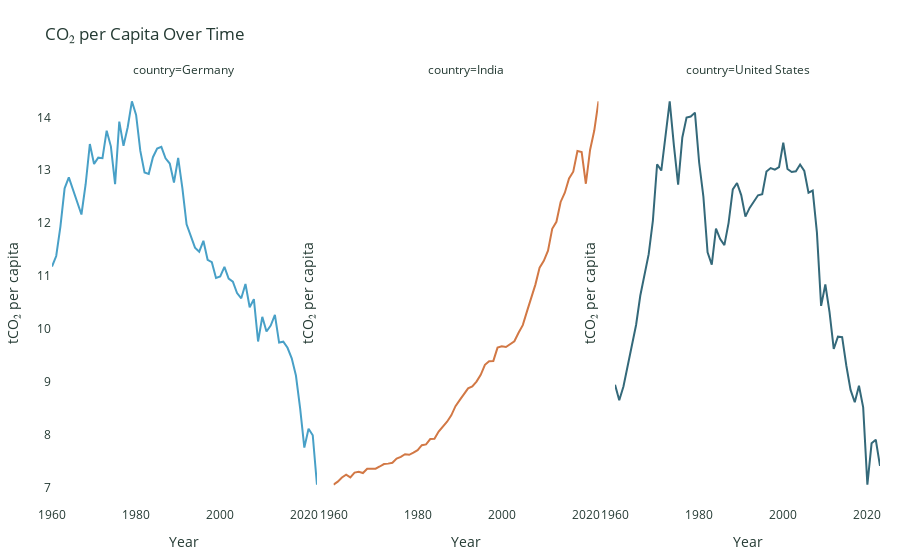
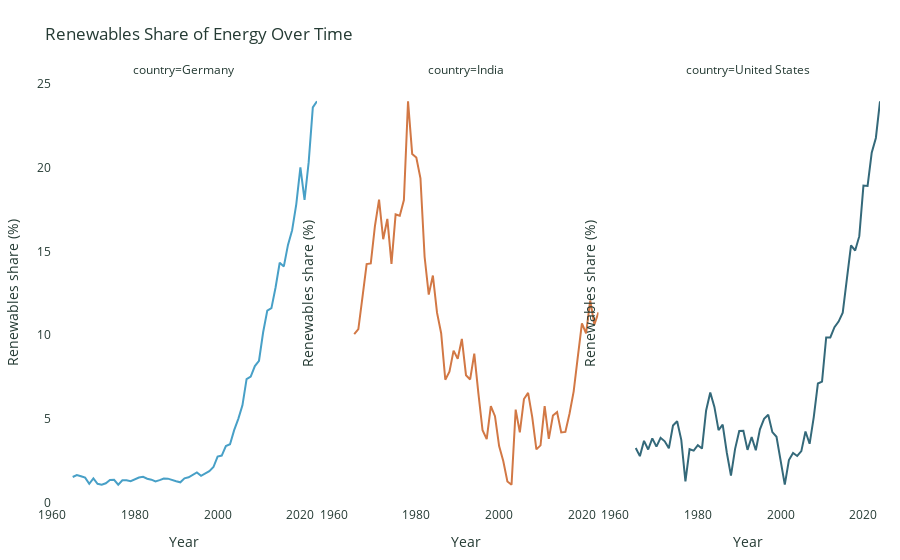

Source (notebook cell) for these figures, in order:
### Markdown cell above
## Step 2b — Coverage Check (Consistency with Global Reports)

Before continuing with overshoot driver analysis, we checked **how representative our dataset is**.  
Although only ~38% of countries have complete data on renewables, fossil share, and CO₂ per capita, these countries represent:

-  **79% of world population**  
- **97% of global CO₂ emissions**  

This is a crucial finding. It means that **our analysis remains representative of the carbon problem**, even though small states and data-poor countries are excluded.  

### Why This Is Standard Practice
Our approach is consistent with leading international reports:  

- **Global Carbon Project (GCP)**: Focuses on countries with reliable CO₂ data, often excluding small territories and those with incomplete reporting. Coverage is always expressed as “% of global emissions” rather than “% of countries.”  
- **IEA Global Energy Review**: Publishes results only for major emitters (~95% of global energy demand), acknowledging that smaller countries are left out.  
- **Carbon Brief / Climate Action Tracker**: Emphasize representativeness by population and emissions, not full country count.  

### Interpretation
- Our dataset is **robust for global trends** because it includes nearly all the world’s emissions.  
- However, results are **less reliable for very small states**, many of which lack consistent reporting.  
- This limitation itself is an important insight: *the world urgently needs better reporting systems for vulnerable and small states*.  
 **Takeaway:** Like the GCP and IEA, we focus on the ~40% of countries that account for ~97% of emissions. This ensures our analysis is comparable to established research.

### Code cell
import pandas as pd
import plotly.express as px

# --- Your palette (reuse your map colors) ---
TEXT   = "#253B34"
COLORS3 = {
    "United States": "#34697A",  # USA
    "Germany":       "#48A0C7",  # DEU
    "India":         "#D27845",  # IND
}

# --- Load minimal columns from OWID sources (read headers once) ---
co2_header    = pd.read_csv(FILES["owid_co2"], nrows=0).columns
energy_header = pd.read_csv(FILES["owid_energy"], nrows=0).columns

co2_cols    = [c for c in ["iso_code","country","year","co2_per_capita"] if c in co2_header]
energy_cols = [c for c in ["iso_code","country","year","renewables_share_energy"] if c in energy_header]

co2    = pd.read_csv(FILES["owid_co2"], usecols=co2_cols)
energy = pd.read_csv(FILES["owid_energy"], usecols=energy_cols)

# Keep ISO3 only (no OWID aggregates)
co2    = co2[co2["iso_code"].astype(str).str.len()==3].copy()
energy = energy[energy["iso_code"].astype(str).str.len()==3].copy()

# --- Pick countries (use ISO codes to be robust) ---
pick = {"USA":"United States", "DEU":"Germany", "IND":"India"}

co2    = co2[co2["iso_code"].isin(pick.keys())].copy()
energy = energy[energy["iso_code"].isin(pick.keys())].copy()

# Ensure numeric & sensible year window
for t in (co2, energy):
    t["year"] = pd.to_numeric(t["year"], errors="coerce")
co2    = co2[(co2["year"]>=1960) & (co2["year"]<=2025)]
energy = energy[(energy["year"]>=1960) & (energy["year"]<=2025)]

# Map ISO → consistent names (optional; OWID names already match)
name_map = dict(zip(co2["iso_code"], co2["country"]))
name_map.update(dict(zip(energy["iso_code"], energy["country"])))

# --------------- Figure 1: CO2 per capita (facet small multiples) ---------------
co2["country"] = co2["iso_code"].map(name_map)
fig_co2 = px.line(
    co2.sort_values(["country","year"]),
    x="year", y="co2_per_capita", color="country",
    color_discrete_map=COLORS3,
    facet_col="country", facet_col_wrap=3,
    title="CO₂ per Capita Over Time"
)
fig_co2.update_yaxes(matches=None, title_text="tCO₂ per capita")
fig_co2.update_xaxes(title_text="Year")
fig_co2.update_layout(showlegend=False, font=dict(color=TEXT), plot_bgcolor="white", paper_bgcolor="white", margin=dict(t=80,l=40,r=20,b=40))

# --------------- Figure 2: Renewables share (facet small multiples) ---------------
energy["country"] = energy["iso_code"].map(name_map)
fig_ren = px.line(
    energy.sort_values(["country","year"]),
    x="year", y="renewables_share_energy", color="country",
    color_discrete_map=COLORS3,
    facet_col="country", facet_col_wrap=3,
    title="Renewables Share of Energy Over Time"
)
fig_ren.update_yaxes(matches=None, title_text="Renewables share (%)")
fig_ren.update_xaxes(title_text="Year")
fig_ren.update_layout(showlegend=False, font=dict(color=TEXT), plot_bgcolor="white", paper_bgcolor="white", margin=dict(t=80,l=40,r=20,b=40))

# --- Show & (optional) save for your slides ---
fig_co2.show()
fig_ren.show()

out_dir = Path("/Users/nishaverma/Desktop/Dataanalytics/Data Analytics-Final Project/carbon-budget-tracker/processed_data")
fig_co2.write_html(out_dir / "step2c_co2_per_capita_timeseries.html", include_plotlyjs="cdn")
fig_ren.write_html(out_dir / "step2c_renewables_share_timeseries.html", include_plotlyjs="cdn")

### Figure 1 — Plotly figure (JSON) as saved in the notebook; plotly's stock layout.template omitted (floating-point values rounded to 4 significant figures)
{"data": [{"hovertemplate": "country=Germany<br>year=%{x}<br>co2_per_capita=%{y}<extra></extra>", "legendgroup": "Germany", "line": {"color": "#48A0C7", "dash": "solid"}, "marker": {"symbol": "circle"}, "mode": "lines", "name": "Germany", "orientation": "v", "showlegend": true, "type": "scatter", "x": [1960, 1961, 1962, 1963, 1964, 1965, 1966, 1967, 1968, 1969, 1970, 1971, 1972, 1973, 1974, 1975, 1976, 1977, 1978, 1979, 1980, 1981, 1982, 1983, 1984, 1985, 1986, 1987, 1988, 1989, 1990, 1991, 1992, 1993, 1994, 1995, 1996, 1997, 1998, 1999, 2000, 2001, 2002, 2003, 2004, 2005, 2006, 2007, 2008, 2009, 2010, 2011, 2012, 2013, 2014, 2015, 2016, 2017, 2018, 2019, 2020, 2021, 2022, 2023], "xaxis": "x", "y": [11.18, 11.38, 11.94, 12.66, 12.87, 12.64, 12.42, 12.16, 12.74, 13.5, 13.12, 13.24, 13.23, 13.75, 13.45, 12.74, 13.92, 13.46, 13.81, 14.3, 14.05, 13.37, 12.96, 12.93, 13.25, 13.41, 13.44, 13.23, 13.13, 12.77, 13.23, 12.66, 11.98, 11.77, 11.54, 11.46, 11.67, 11.31, 11.26, 10.96, 10.99, 11.17, 10.95, 10.89, 10.68, 10.58, 10.85, 10.41, 10.56, 9.76, 10.23, 9.95, 10.06, 10.26, 9.74, 9.757, 9.642, 9.441, 9.117, 8.495, 7.753, 8.11, 7.986, 7.051], "yaxis": "y"}, {"hovertemplate": "country=India<br>year=%{x}<br>co2_per_capita=%{y}<extra></extra>", "legendgroup": "India", "line": {"color": "#D27845", "dash": "solid"}, "marker": {"symbol": "circle"}, "mode": "lines", "name": "India", "orientation": "v", "showlegend": true, "type": "scatter", "x": [1960, 1961, 1962, 1963, 1964, 1965, 1966, 1967, 1968, 1969, 1970, 1971, 1972, 1973, 1974, 1975, 1976, 1977, 1978, 1979, 1980, 1981, 1982, 1983, 1984, 1985, 1986, 1987, 1988, 1989, 1990, 1991, 1992, 1993, 1994, 1995, 1996, 1997, 1998, 1999, 2000, 2001, 2002, 2003, 2004, 2005, 2006, 2007, 2008, 2009, 2010, 2011, 2012, 2013, 2014, 2015, 2016, 2017, 2018, 2019, 2020, 2021, 2022, 2023], "xaxis": "x2", "y": [0.255, 0.27, 0.29, 0.304, 0.291, 0.314, 0.318, 0.312, 0.333, 0.332, 0.333, 0.344, 0.356, 0.358, 0.362, 0.383, 0.391, 0.404, 0.401, 0.412, 0.424, 0.448, 0.452, 0.478, 0.479, 0.515, 0.539, 0.563, 0.594, 0.639, 0.668, 0.696, 0.726, 0.735, 0.759, 0.792, 0.841, 0.859, 0.86, 0.925, 0.932, 0.928, 0.94, 0.956, 0.998, 1.035, 1.102, 1.17, 1.233, 1.316, 1.349, 1.399, 1.506, 1.54, 1.637, 1.682, 1.752, 1.785, 1.886, 1.881, 1.726, 1.891, 1.986, 2.129], "yaxis": "y2"}, {"hovertemplate": "country=United States<br>year=%{x}<br>co2_per_capita=%{y}<extra></extra>", "legendgroup": "United States", "line": {"color": "#34697A", "dash": "solid"}, "marker": {"symbol": "circle"}, "mode": "lines", "name": "United States", "orientation": "v", "showlegend": true, "type": "scatter", "x": [1960, 1961, 1962, 1963, 1964, 1965, 1966, 1967, 1968, 1969, 1970, 1971, 1972, 1973, 1974, 1975, 1976, 1977, 1978, 1979, 1980, 1981, 1982, 1983, 1984, 1985, 1986, 1987, 1988, 1989, 1990, 1991, 1992, 1993, 1994, 1995, 1996, 1997, 1998, 1999, 2000, 2001, 2002, 2003, 2004, 2005, 2006, 2007, 2008, 2009, 2010, 2011, 2012, 2013, 2014, 2015, 2016, 2017, 2018, 2019, 2020, 2021, 2022, 2023], "xaxis": "x3", "y": [16.07, 15.73, 16.03, 16.47, 16.93, 17.38, 18.01, 18.46, 18.92, 19.66, 20.88, 20.75, 21.48, 22.26, 21.29, 20.44, 21.47, 21.9, 21.93, 22.01, 20.92, 20.18, 18.96, 18.69, 19.48, 19.25, 19.12, 19.61, 20.33, 20.48, 20.21, 19.74, 19.93, 20.08, 20.21, 20.23, 20.72, 20.8, 20.76, 20.82, 21.35, 20.78, 20.71, 20.73, 20.88, 20.74, 20.26, 20.31, 19.4, 17.79, 18.26, 17.66, 16.85, 17.12, 17.11, 16.49, 15.96, 15.69, 16.05, 15.58, 13.89, 14.79, 14.87, 14.3], "yaxis": "y3"}], "layout": {"annotations": [{"font": {}, "showarrow": false, "text": "country=Germany", "x": 0.16, "xanchor": "center", "xref": "paper", "y": 1, "yanchor": "bottom", "yref": "paper"}, {"font": {}, "showarrow": false, "text": "country=India", "x": 0.5, "xanchor": "center", "xref": "paper", "y": 1, "yanchor": "bottom", "yref": "paper"}, {"font": {}, "showarrow": false, "text": "country=United States", "x": 0.84, "xanchor": "center", "xref": "paper", "y": 1, "yanchor": "bottom", "yref": "paper"}], "autosize": true, "font": {"color": "#253B34"}, "legend": {"title": {"text": "country"}, "tracegroupgap": 0}, "margin": {"b": 40, "l": 40, "r": 20, "t": 80}, "paper_bgcolor": "white", "plot_bgcolor": "white", "showlegend": false, "title": {"text": "CO₂ per Capita Over Time"}, "xaxis": {"anchor": "y", "autorange": true, "domain": [0, 0.32], "range": [1960, 2023], "title": {"text": "Year"}, "type": "linear"}, "xaxis2": {"anchor": "y2", "autorange": true, "domain": [0.34, 0.66], "matches": "x", "range": [1960, 2023], "title": {"text": "Year"}, "type": "linear"}, "xaxis3": {"anchor": "y3", "autorange": true, "domain": [0.68, 1.0], "matches": "x", "range": [1960, 2023], "title": {"text": "Year"}, "type": "linear"}, "yaxis": {"anchor": "x", "autorange": true, "domain": [0, 1], "range": [6.648, 14.71], "title": {"text": "tCO₂ per capita"}, "type": "linear"}, "yaxis2": {"anchor": "x2", "autorange": true, "domain": [0, 1], "range": [0.1509, 2.233], "showticklabels": false, "title": {"text": "tCO₂ per capita"}, "type": "linear"}, "yaxis3": {"anchor": "x3", "autorange": true, "domain": [0, 1], "range": [13.43, 22.72], "showticklabels": false, "title": {"text": "tCO₂ per capita"}, "type": "linear"}}}

### Figure 2 — Plotly figure (JSON) as saved in the notebook; plotly's stock layout.template omitted (floating-point values rounded to 4 significant figures)
{"data": [{"hovertemplate": "country=Germany<br>year=%{x}<br>renewables_share_energy=%{y}<extra></extra>", "legendgroup": "Germany", "line": {"color": "#48A0C7", "dash": "solid"}, "marker": {"symbol": "circle"}, "mode": "lines", "name": "Germany", "orientation": "v", "showlegend": true, "type": "scatter", "x": [1960, 1961, 1962, 1963, 1964, 1965, 1966, 1967, 1968, 1969, 1970, 1971, 1972, 1973, 1974, 1975, 1976, 1977, 1978, 1979, 1980, 1981, 1982, 1983, 1984, 1985, 1986, 1987, 1988, 1989, 1990, 1991, 1992, 1993, 1994, 1995, 1996, 1997, 1998, 1999, 2000, 2001, 2002, 2003, 2004, 2005, 2006, 2007, 2008, 2009, 2010, 2011, 2012, 2013, 2014, 2015, 2016, 2017, 2018, 2019, 2020, 2021, 2022, 2023, 2024], "xaxis": "x", "y": [NaN, NaN, NaN, NaN, NaN, 1.518, 1.638, 1.559, 1.482, 1.115, 1.43, 1.113, 1.058, 1.145, 1.338, 1.354, 1.058, 1.318, 1.329, 1.27, 1.397, 1.487, 1.529, 1.416, 1.358, 1.25, 1.333, 1.426, 1.419, 1.324, 1.264, 1.202, 1.438, 1.498, 1.646, 1.788, 1.593, 1.709, 1.868, 2.112, 2.738, 2.798, 3.365, 3.477, 4.316, 4.992, 5.797, 7.37, 7.523, 8.147, 8.465, 10.17, 11.46, 11.6, 12.84, 14.32, 14.1, 15.39, 16.26, 17.81, 20.02, 18.08, 20.33, 23.6, 23.97], "yaxis": "y"}, {"hovertemplate": "country=India<br>year=%{x}<br>renewables_share_energy=%{y}<extra></extra>", "legendgroup": "India", "line": {"color": "#D27845", "dash": "solid"}, "marker": {"symbol": "circle"}, "mode": "lines", "name": "India", "orientation": "v", "showlegend": true, "type": "scatter", "x": [1960, 1961, 1962, 1963, 1964, 1965, 1966, 1967, 1968, 1969, 1970, 1971, 1972, 1973, 1974, 1975, 1976, 1977, 1978, 1979, 1980, 1981, 1982, 1983, 1984, 1985, 1986, 1987, 1988, 1989, 1990, 1991, 1992, 1993, 1994, 1995, 1996, 1997, 1998, 1999, 2000, 2001, 2002, 2003, 2004, 2005, 2006, 2007, 2008, 2009, 2010, 2011, 2012, 2013, 2014, 2015, 2016, 2017, 2018, 2019, 2020, 2021, 2022, 2023, 2024], "xaxis": "x2", "y": [NaN, NaN, NaN, NaN, NaN, 8.643, 8.758, 9.507, 10.27, 10.28, 11.15, 11.76, 10.84, 11.32, 10.27, 11.42, 11.39, 11.75, 14.05, 12.83, 12.74, 12.26, 10.44, 9.558, 10.0, 9.14, 8.662, 7.582, 7.771, 8.257, 8.068, 8.531, 7.687, 7.588, 8.187, 7.258, 6.408, 6.202, 6.971, 6.735, 6.042, 5.693, 5.218, 5.144, 6.887, 6.359, 7.134, 7.276, 6.712, 5.965, 6.057, 6.967, 6.208, 6.75, 6.829, 6.357, 6.37, 6.793, 7.307, 8.108, 8.893, 8.657, 9.421, 8.861, 9.146], "yaxis": "y2"}, {"hovertemplate": "country=United States<br>year=%{x}<br>renewables_share_energy=%{y}<extra></extra>", "legendgroup": "United States", "line": {"color": "#34697A", "dash": "solid"}, "marker": {"symbol": "circle"}, "mode": "lines", "name": "United States", "orientation": "v", "showlegend": true, "type": "scatter", "x": [1960, 1961, 1962, 1963, 1964, 1965, 1966, 1967, 1968, 1969, 1970, 1971, 1972, 1973, 1974, 1975, 1976, 1977, 1978, 1979, 1980, 1981, 1982, 1983, 1984, 1985, 1986, 1987, 1988, 1989, 1990, 1991, 1992, 1993, 1994, 1995, 1996, 1997, 1998, 1999, 2000, 2001, 2002, 2003, 2004, 2005, 2006, 2007, 2008, 2009, 2010, 2011, 2012, 2013, 2014, 2015, 2016, 2017, 2018, 2019, 2020, 2021, 2022, 2023, 2024], "xaxis": "x3", "y": [NaN, NaN, NaN, NaN, NaN, 4.127, 3.94, 4.29, 4.092, 4.345, 4.157, 4.359, 4.278, 4.118, 4.638, 4.738, 4.311, 3.364, 4.098, 4.065, 4.19, 4.114, 4.983, 5.393, 5.066, 4.533, 4.661, 4.017, 3.495, 4.106, 4.516, 4.519, 4.083, 4.377, 4.076, 4.551, 4.791, 4.884, 4.489, 4.383, 3.856, 3.287, 3.851, 4.012, 3.944, 4.055, 4.502, 4.222, 4.833, 5.601, 5.642, 6.653, 6.652, 6.888, 7.015, 7.219, 7.993, 8.755, 8.64, 8.967, 10.12, 10.12, 10.88, 11.21, 12.05], "yaxis": "y3"}], "layout": {"annotations": [{"font": {}, "showarrow": false, "text": "country=Germany", "x": 0.16, "xanchor": "center", "xref": "paper", "y": 1, "yanchor": "bottom", "yref": "paper"}, {"font": {}, "showarrow": false, "text": "country=India", "x": 0.5, "xanchor": "center", "xref": "paper", "y": 1, "yanchor": "bottom", "yref": "paper"}, {"font": {}, "showarrow": false, "text": "country=United States", "x": 0.84, "xanchor": "center", "xref": "paper", "y": 1, "yanchor": "bottom", "yref": "paper"}], "autosize": true, "font": {"color": "#253B34"}, "legend": {"title": {"text": "country"}, "tracegroupgap": 0}, "margin": {"b": 40, "l": 40, "r": 20, "t": 80}, "paper_bgcolor": "white", "plot_bgcolor": "white", "showlegend": false, "title": {"text": "Renewables Share of Energy Over Time"}, "xaxis": {"anchor": "y", "autorange": true, "domain": [0, 0.32], "range": [1960, 2024], "title": {"text": "Year"}, "type": "linear"}, "xaxis2": {"anchor": "y2", "autorange": true, "domain": [0.34, 0.66], "matches": "x", "range": [1960, 2024], "title": {"text": "Year"}, "type": "linear"}, "xaxis3": {"anchor": "y3", "autorange": true, "domain": [0.68, 1.0], "matches": "x", "range": [1960, 2024], "title": {"text": "Year"}, "type": "linear"}, "yaxis": {"anchor": "x", "autorange": true, "domain": [0, 1], "range": [-0.2148, 25.24], "title": {"text": "Renewables share (%)"}, "type": "linear"}, "yaxis2": {"anchor": "x2", "autorange": true, "domain": [0, 1], "range": [4.649, 14.54], "showticklabels": false, "title": {"text": "Renewables share (%)"}, "type": "linear"}, "yaxis3": {"anchor": "x3", "autorange": true, "domain": [0, 1], "range": [2.8, 12.54], "showticklabels": false, "title": {"text": "Renewables share (%)"}, "type": "linear"}}}
